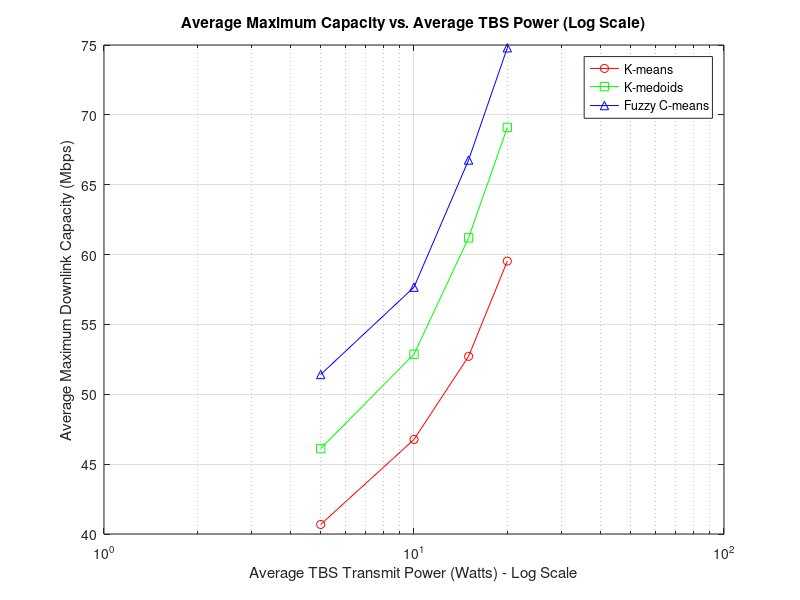

The MATLAB source for this figure:
% Example data (replace with your actual data)
num_abs = 30; % Replace with your number of ABSs
power_ranges = [5, 10, 15, 20]; % Average power values
num_powers = length(power_ranges);

% Example capacity calculation (replace with your actual model)
capacity_kmeans = zeros(num_powers, num_abs, 3);
capacity_kmedoids = zeros(num_powers, num_abs, 3);
capacity_fuzzy = zeros(num_powers, num_abs, 3);

for p = 1:num_powers
    for a = 1:num_abs
        % Calculate capacity from each TBS (example)
        capacity_kmeans(p, a, 1) = randi([10, 30]) + power_ranges(p);
        capacity_kmeans(p, a, 2) = randi([15, 35]) + power_ranges(p) * 1.2;
        capacity_kmeans(p, a, 3) = randi([20, 40]) + power_ranges(p) * 1.5;

        capacity_kmedoids(p, a, 1) = randi([15, 35]) + power_ranges(p) * 1.1;
        capacity_kmedoids(p, a, 2) = randi([20, 40]) + power_ranges(p) * 1.3;
        capacity_kmedoids(p, a, 3) = randi([25, 45]) + power_ranges(p) * 1.6;

        capacity_fuzzy(p, a, 1) = randi([20, 40]) + power_ranges(p) * 1.2;
        capacity_fuzzy(p, a, 2) = randi([25, 45]) + power_ranges(p) * 1.4;
        capacity_fuzzy(p, a, 3) = randi([30, 50]) + power_ranges(p) * 1.7;
    end
end

% Calculate maximum capacity per ABS, per ML, per power level
max_capacity_kmeans = zeros(num_powers, num_abs);
max_capacity_kmedoids = zeros(num_powers, num_abs);
max_capacity_fuzzy = zeros(num_powers, num_abs);

for p = 1:num_powers
    for a = 1:num_abs
        max_capacity_kmeans(p, a) = max(capacity_kmeans(p, a, :));
        max_capacity_kmedoids(p, a) = max(capacity_kmedoids(p, a, :));
        max_capacity_fuzzy(p, a) = max(capacity_fuzzy(p, a, :));
    end
end

% Calculate overall average capacity per ML, per power level
avg_capacity_kmeans = mean(max_capacity_kmeans, 2);
avg_capacity_kmedoids = mean(max_capacity_kmedoids, 2);
avg_capacity_fuzzy = mean(max_capacity_fuzzy, 2);

% Plotting (Logarithmic X-Axis)
figure;
semilogx(power_ranges, avg_capacity_kmeans, 'r-o', 'DisplayName', 'K-means');
hold on;
semilogx(power_ranges, avg_capacity_kmedoids, 'g-s', 'DisplayName', 'K-medoids');
semilogx(power_ranges, avg_capacity_fuzzy, 'b-^', 'DisplayName', 'Fuzzy C-means');
hold off;

% Labels and title
xlabel('Average TBS Transmit Power (Watts) - Log Scale');
ylabel('Average Maximum Downlink Capacity (Mbps)');
title('Average Maximum Capacity vs. Average TBS Power (Log Scale)');
legend('show');
grid on;